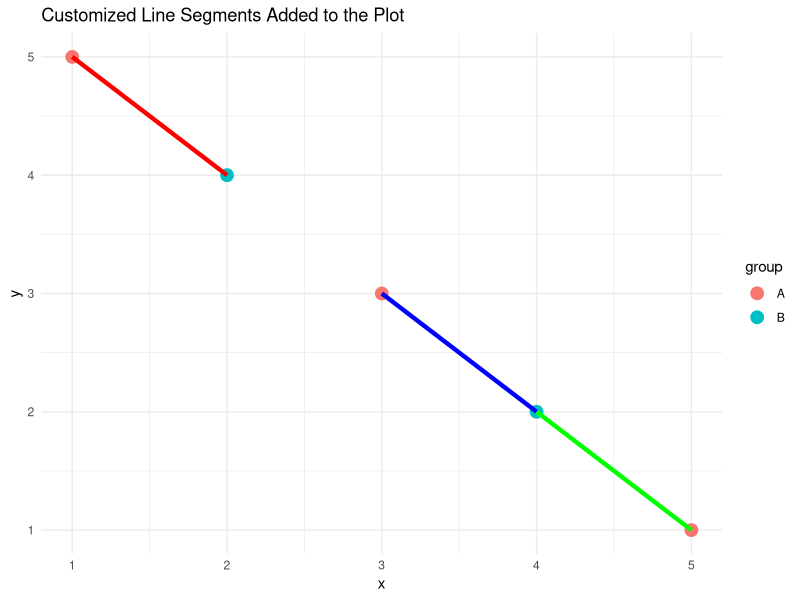

Write R code to recreate this figure.
library(ggplot2)

data <- data.frame(
  x = c(1, 2, 3, 4, 5),
  y = c(5, 4, 3, 2, 1),
  group = c('A', 'B', 'A', 'B', 'A')
)

p <- ggplot(data, aes(x = x, y = y, color = group)) +
  geom_point(size = 4) +
  theme_minimal()

p + 
  annotate("segment", x = 1, y = 5, xend = 2, yend = 4, color = 'red', size = 1.5) +
  annotate("segment", x = 3, y = 3, xend = 4, yend = 2, color = 'blue', size = 1.5) +
  annotate("segment", x = 4, y = 2, xend = 5, yend = 1, color = 'green', size = 1.5) +
  labs(title = "Customized Line Segments Added to the Plot")
